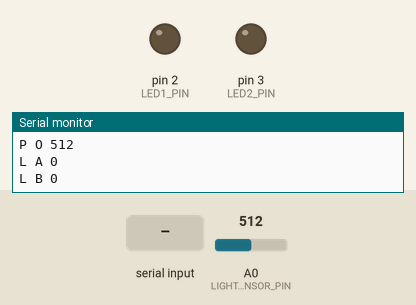
Bench run of a sketch on a simulated Arduino Uno, built with avr-gcc and run on an emulated ATmega328P. Shown: output pins drawn as LEDs (lit = HIGH), the last lines printed to the serial monitor. Inputs (shaded band) come from the test bench; at power-on: A0 (LIGHT_SENSOR_PIN) = 512.

Above: at 1.2 s.
1.3 s: "A1" received over Serial
At 2.7 s:
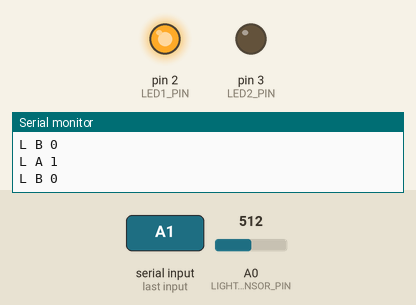
3.6 s: "B1" received over Serial
At 5.0 s:
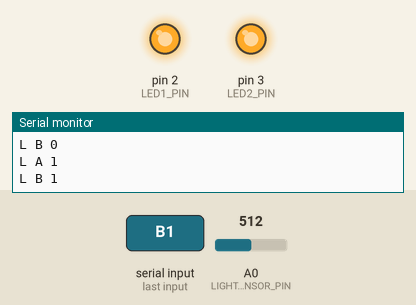
5.7 s: "A0" received over Serial
At 7.4 s:
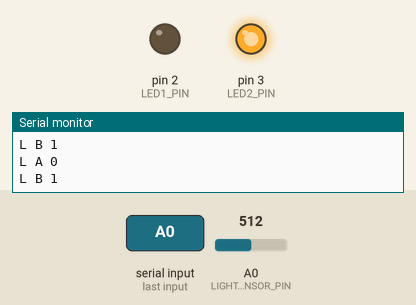
7.8 s: "B0" received over Serial
At 9.7 s:
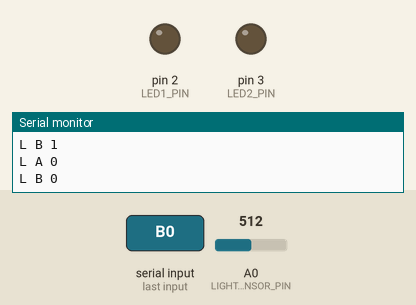
Timing chart, 0 to 10.9 s (numbered marks = the images above; inputs shaded):
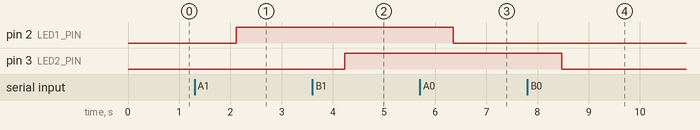

The sketch:

Lab-semana9.ino
```cpp
const int LED1_PIN = 2;
const int LED2_PIN = 3;

const int LIGHT_SENSOR_PIN = A0;
int LIGHT_SENSOR_Value = 0;
int Previous_SENSOR_Value = LIGHT_SENSOR_Value;

const int LIGHT_THRESHOLD = 200;

void setup() {
  pinMode(LED1_PIN, OUTPUT);
  pinMode(LED2_PIN, OUTPUT);

  Serial.begin(9600);
}

void loop() {

  if (Serial.available() > 0) {
    receivingData();
  } else {
    sendingData();
  }
  delay(10);

}

void sendingData() {

  LIGHT_SENSOR_Value = analogRead(LIGHT_SENSOR_PIN);

  if (LIGHT_SENSOR_Value > Previous_SENSOR_Value + LIGHT_THRESHOLD || LIGHT_SENSOR_Value < Previous_SENSOR_Value - LIGHT_THRESHOLD) {
    sendSerialMessage('P', 'O', LIGHT_SENSOR_Value);
    Previous_SENSOR_Value = LIGHT_SENSOR_Value;
  }

  delay(100);

  int LED1_status = digitalRead(LED1_PIN);
  int LED2_status =  digitalRead(LED2_PIN);

  if (LED1_status == HIGH) {
    sendSerialMessage('L', 'A', 1);
  } else {
    sendSerialMessage('L', 'A', 0);
  }

  if (LED2_status == HIGH) {
    sendSerialMessage('L', 'B', 1);
  } else {
    sendSerialMessage('L', 'B', 0);
  }

  delay(2000);
}

void receivingData() {
  String inString = "";
  while (Serial.available() > 0) {
    char inByte = Serial.read(); //Lee solo un cáracter del mensaje
    inString += inByte; //Completa el mensaje para que se lea todos los cáracteres
  }

  if (inString == "A0") {
    digitalWrite(LED1_PIN, LOW);
  } else if (inString == "A1") {
    digitalWrite(LED1_PIN, HIGH);
  } else if (inString == "B0") {
    digitalWrite(LED2_PIN, LOW);
  } else if (inString == "B1") {
    digitalWrite(LED2_PIN, HIGH);
  }
  Serial.flush();
}

void sendSerialMessage(char keyA, char keyB, int LIGHT_SENSOR_Value) {
  Serial.print(keyA);
  Serial.print(' ');
  Serial.print(keyB);
  Serial.print(' ');
  Serial.print(LIGHT_SENSOR_Value);
  Serial.print(' ');
  Serial.println();
}
```

Measured:
- after the input at 1.3 s, pin 2 (LED1_PIN): LOW → HIGH after 0.81 s
- after the input at 3.6 s, pin 3 (LED2_PIN): LOW → HIGH after 0.63 s
- after the input at 5.7 s, pin 2 (LED1_PIN): HIGH → LOW after 0.65 s
- after the input at 7.8 s, pin 3 (LED2_PIN): HIGH → LOW after 0.67 s
